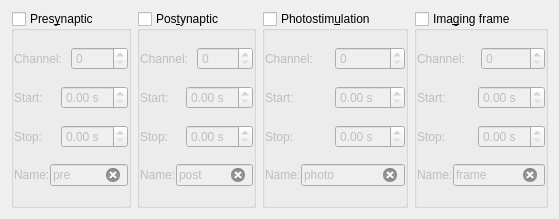
<?xml version="1.0" encoding="UTF-8"?>
<ui version="4.0">
 <class>TriggerDetectWidget</class>
 <widget class="QWidget" name="TriggerDetectWidget">
  <property name="geometry">
   <rect>
    <x>0</x>
    <y>0</y>
    <width>550</width>
    <height>219</height>
   </rect>
  </property>
  <property name="windowTitle">
   <string>TriggerDetectWidget</string>
  </property>
  <property name="toolTip">
   <string>Trigger Detection Widget</string>
  </property>
  <property name="statusTip">
   <string>Trigger Detection Widget</string>
  </property>
  <property name="whatsThis">
   <string>Trigger Detection Widget</string>
  </property>
  <layout class="QGridLayout" name="gridLayout">
   <item row="0" column="0">
    <layout class="QHBoxLayout" name="horizontalLayout">
     <item>
      <widget class="QGroupBox" name="presynGroupBox">
       <property name="toolTip">
        <string>Triggers for presynaptic simulation</string>
       </property>
       <property name="statusTip">
        <string>Triggers for presynaptic simulation</string>
       </property>
       <property name="whatsThis">
        <string>&lt;html&gt;&lt;head/&gt;&lt;body&gt;&lt;p&gt;Triggers for presynaptic simulation via simulation (extracellular) electrodes.&lt;/p&gt;&lt;/body&gt;&lt;/html&gt;</string>
       </property>
       <property name="title">
        <string>Pres&amp;ynaptic</string>
       </property>
       <property name="checkable">
        <bool>true</bool>
       </property>
       <property name="checked">
        <bool>false</bool>
       </property>
       <layout class="QVBoxLayout" name="verticalLayout_2">
        <property name="spacing">
         <number>0</number>
        </property>
        <property name="leftMargin">
         <number>0</number>
        </property>
        <property name="topMargin">
         <number>0</number>
        </property>
        <property name="rightMargin">
         <number>0</number>
        </property>
        <property name="bottomMargin">
         <number>0</number>
        </property>
        <item>
         <layout class="QHBoxLayout" name="horizontalLayout_4">
          <item>
           <widget class="QLabel" name="label_4">
            <property name="text">
             <string>Channel:</string>
            </property>
            <property name="buddy">
             <cstring>presynChannelSpinBox</cstring>
            </property>
           </widget>
          </item>
          <item>
           <widget class="QSpinBox" name="presynChannelSpinBox"/>
          </item>
         </layout>
        </item>
        <item>
         <layout class="QHBoxLayout" name="horizontalLayout_6">
          <item>
           <widget class="QLabel" name="label_12">
            <property name="text">
             <string>Start:</string>
            </property>
            <property name="buddy">
             <cstring>presynStartDoubleSpinBox</cstring>
            </property>
           </widget>
          </item>
          <item>
           <widget class="QDoubleSpinBox" name="presynStartDoubleSpinBox">
            <property name="suffix">
             <string> s</string>
            </property>
           </widget>
          </item>
         </layout>
        </item>
        <item>
         <layout class="QHBoxLayout" name="horizontalLayout_7">
          <item>
           <widget class="QLabel" name="label_13">
            <property name="text">
             <string>Stop:</string>
            </property>
            <property name="buddy">
             <cstring>presynStopDoubleSpinBox</cstring>
            </property>
           </widget>
          </item>
          <item>
           <widget class="QDoubleSpinBox" name="presynStopDoubleSpinBox">
            <property name="suffix">
             <string> s</string>
            </property>
           </widget>
          </item>
         </layout>
        </item>
        <item>
         <layout class="QHBoxLayout" name="horizontalLayout_5">
          <item>
           <widget class="QLabel" name="label_8">
            <property name="text">
             <string>Name:</string>
            </property>
            <property name="buddy">
             <cstring>presynNameLineEdit</cstring>
            </property>
           </widget>
          </item>
          <item>
           <widget class="QLineEdit" name="presynNameLineEdit">
            <property name="text">
             <string>pre</string>
            </property>
            <property name="clearButtonEnabled">
             <bool>true</bool>
            </property>
           </widget>
          </item>
         </layout>
        </item>
       </layout>
      </widget>
     </item>
     <item>
      <widget class="QGroupBox" name="postsynGroupBox">
       <property name="toolTip">
        <string>Triggers for postsynaptic stimulation</string>
       </property>
       <property name="statusTip">
        <string>Triggers for postsynaptic stimulation</string>
       </property>
       <property name="whatsThis">
        <string>&lt;html&gt;&lt;head/&gt;&lt;body&gt;&lt;p&gt;Triggers for postsynaptic stimulation (e.g. current injection via patch electrode, or antidromic stimulation with extracellular electrodes).&lt;/p&gt;&lt;/body&gt;&lt;/html&gt;</string>
       </property>
       <property name="title">
        <string>Pos&amp;tynaptic</string>
       </property>
       <property name="checkable">
        <bool>true</bool>
       </property>
       <property name="checked">
        <bool>false</bool>
       </property>
       <layout class="QVBoxLayout" name="verticalLayout_3">
        <property name="spacing">
         <number>0</number>
        </property>
        <property name="leftMargin">
         <number>0</number>
        </property>
        <property name="topMargin">
         <number>0</number>
        </property>
        <property name="rightMargin">
         <number>0</number>
        </property>
        <property name="bottomMargin">
         <number>0</number>
        </property>
        <item>
         <layout class="QHBoxLayout" name="horizontalLayout_8">
          <item>
           <widget class="QLabel" name="label_5">
            <property name="text">
             <string>Channel:</string>
            </property>
            <property name="buddy">
             <cstring>postsynChannelSpinBox</cstring>
            </property>
           </widget>
          </item>
          <item>
           <widget class="QSpinBox" name="postsynChannelSpinBox"/>
          </item>
         </layout>
        </item>
        <item>
         <layout class="QHBoxLayout" name="horizontalLayout_10">
          <item>
           <widget class="QLabel" name="label_14">
            <property name="text">
             <string>Start:</string>
            </property>
            <property name="buddy">
             <cstring>postsynStartDoubleSpinBox</cstring>
            </property>
           </widget>
          </item>
          <item>
           <widget class="QDoubleSpinBox" name="postsynStartDoubleSpinBox">
            <property name="suffix">
             <string> s</string>
            </property>
           </widget>
          </item>
         </layout>
        </item>
        <item>
         <layout class="QHBoxLayout" name="horizontalLayout_11">
          <item>
           <widget class="QLabel" name="label_15">
            <property name="text">
             <string>Stop:</string>
            </property>
            <property name="buddy">
             <cstring>postsynStopDoubleSpinBox</cstring>
            </property>
           </widget>
          </item>
          <item>
           <widget class="QDoubleSpinBox" name="postsynStopDoubleSpinBox">
            <property name="suffix">
             <string> s</string>
            </property>
           </widget>
          </item>
         </layout>
        </item>
        <item>
         <layout class="QHBoxLayout" name="horizontalLayout_9">
          <item>
           <widget class="QLabel" name="label_9">
            <property name="text">
             <string>Name:</string>
            </property>
            <property name="buddy">
             <cstring>postsynNameLineEdit</cstring>
            </property>
           </widget>
          </item>
          <item>
           <widget class="QLineEdit" name="postsynNameLineEdit">
            <property name="text">
             <string>post</string>
            </property>
            <property name="clearButtonEnabled">
             <bool>true</bool>
            </property>
           </widget>
          </item>
         </layout>
        </item>
       </layout>
      </widget>
     </item>
     <item>
      <widget class="QGroupBox" name="photoGroupBox">
       <property name="toolTip">
        <string>Trigger for light pulses</string>
       </property>
       <property name="statusTip">
        <string>Trigger for light pulses</string>
       </property>
       <property name="whatsThis">
        <string>&lt;html&gt;&lt;head/&gt;&lt;body&gt;&lt;p&gt;Trigger for light pulses (e.g. uncaging pulses, light-sensitive in channels, pohotoconversion of fluorescent proteins, etc.).&lt;/p&gt;&lt;/body&gt;&lt;/html&gt;</string>
       </property>
       <property name="title">
        <string>Photostim&amp;ulation</string>
       </property>
       <property name="checkable">
        <bool>true</bool>
       </property>
       <property name="checked">
        <bool>false</bool>
       </property>
       <layout class="QVBoxLayout" name="verticalLayout_4">
        <property name="spacing">
         <number>0</number>
        </property>
        <property name="leftMargin">
         <number>0</number>
        </property>
        <property name="topMargin">
         <number>0</number>
        </property>
        <property name="rightMargin">
         <number>0</number>
        </property>
        <property name="bottomMargin">
         <number>0</number>
        </property>
        <item>
         <layout class="QHBoxLayout" name="horizontalLayout_12">
          <item>
           <widget class="QLabel" name="label_6">
            <property name="text">
             <string>Channel:</string>
            </property>
            <property name="buddy">
             <cstring>photoChannelSpinBox</cstring>
            </property>
           </widget>
          </item>
          <item>
           <widget class="QSpinBox" name="photoChannelSpinBox"/>
          </item>
         </layout>
        </item>
        <item>
         <layout class="QHBoxLayout" name="horizontalLayout_14">
          <item>
           <widget class="QLabel" name="label_16">
            <property name="text">
             <string>Start:</string>
            </property>
            <property name="buddy">
             <cstring>photoStartDoubleSpinBox</cstring>
            </property>
           </widget>
          </item>
          <item>
           <widget class="QDoubleSpinBox" name="photoStartDoubleSpinBox">
            <property name="suffix">
             <string> s</string>
            </property>
           </widget>
          </item>
         </layout>
        </item>
        <item>
         <layout class="QHBoxLayout" name="horizontalLayout_15">
          <item>
           <widget class="QLabel" name="label_17">
            <property name="text">
             <string>Stop:</string>
            </property>
            <property name="buddy">
             <cstring>photoStopDoubleSpinBox</cstring>
            </property>
           </widget>
          </item>
          <item>
           <widget class="QDoubleSpinBox" name="photoStopDoubleSpinBox">
            <property name="suffix">
             <string> s</string>
            </property>
           </widget>
          </item>
         </layout>
        </item>
        <item>
         <layout class="QHBoxLayout" name="horizontalLayout_13">
          <item>
           <widget class="QLabel" name="label_10">
            <property name="text">
             <string>Name:</string>
            </property>
            <property name="buddy">
             <cstring>photoNameLineEdit</cstring>
            </property>
           </widget>
          </item>
          <item>
           <widget class="QLineEdit" name="photoNameLineEdit">
            <property name="text">
             <string>photo</string>
            </property>
            <property name="clearButtonEnabled">
             <bool>true</bool>
            </property>
           </widget>
          </item>
         </layout>
        </item>
       </layout>
      </widget>
     </item>
     <item>
      <widget class="QGroupBox" name="imagingGroupBox">
       <property name="toolTip">
        <string>Imaging frame trigger</string>
       </property>
       <property name="statusTip">
        <string>Imaging frame trigger</string>
       </property>
       <property name="whatsThis">
        <string>&lt;html&gt;&lt;head/&gt;&lt;body&gt;&lt;p&gt;Trigger that initiates one frame of laser scan imaging (not to be confused with a line imaging trigger, which synchronizes the initiation of a single scanning line).&lt;/p&gt;&lt;/body&gt;&lt;/html&gt;</string>
       </property>
       <property name="title">
        <string>Ima&amp;ging frame</string>
       </property>
       <property name="checkable">
        <bool>true</bool>
       </property>
       <property name="checked">
        <bool>false</bool>
       </property>
       <layout class="QVBoxLayout" name="verticalLayout_5">
        <property name="spacing">
         <number>0</number>
        </property>
        <property name="leftMargin">
         <number>0</number>
        </property>
        <property name="topMargin">
         <number>0</number>
        </property>
        <property name="rightMargin">
         <number>0</number>
        </property>
        <property name="bottomMargin">
         <number>0</number>
        </property>
        <item>
         <layout class="QHBoxLayout" name="horizontalLayout_16">
          <item>
           <widget class="QLabel" name="label_7">
            <property name="text">
             <string>Channel:</string>
            </property>
            <property name="buddy">
             <cstring>imagingChannelSpinBox</cstring>
            </property>
           </widget>
          </item>
          <item>
           <widget class="QSpinBox" name="imagingChannelSpinBox"/>
          </item>
         </layout>
        </item>
        <item>
         <layout class="QHBoxLayout" name="horizontalLayout_18">
          <item>
           <widget class="QLabel" name="label_18">
            <property name="text">
             <string>Start:</string>
            </property>
            <property name="buddy">
             <cstring>imagingStartDoubleSpinBox</cstring>
            </property>
           </widget>
          </item>
          <item>
           <widget class="QDoubleSpinBox" name="imagingStartDoubleSpinBox">
            <property name="suffix">
             <string> s</string>
            </property>
           </widget>
          </item>
         </layout>
        </item>
        <item>
         <layout class="QHBoxLayout" name="horizontalLayout_19">
          <item>
           <widget class="QLabel" name="label_19">
            <property name="text">
             <string>Stop:</string>
            </property>
            <property name="buddy">
             <cstring>imagingStopDoubleSpinBox</cstring>
            </property>
           </widget>
          </item>
          <item>
           <widget class="QDoubleSpinBox" name="imagingStopDoubleSpinBox">
            <property name="suffix">
             <string> s</string>
            </property>
           </widget>
          </item>
         </layout>
        </item>
        <item>
         <layout class="QHBoxLayout" name="horizontalLayout_17">
          <item>
           <widget class="QLabel" name="label_11">
            <property name="text">
             <string>Name:</string>
            </property>
            <property name="buddy">
             <cstring>imagingNameLineEdit</cstring>
            </property>
           </widget>
          </item>
          <item>
           <widget class="QLineEdit" name="imagingNameLineEdit">
            <property name="text">
             <string>frame</string>
            </property>
            <property name="clearButtonEnabled">
             <bool>true</bool>
            </property>
           </widget>
          </item>
         </layout>
        </item>
       </layout>
      </widget>
     </item>
    </layout>
   </item>
  </layout>
 </widget>
 <tabstops>
  <tabstop>presynGroupBox</tabstop>
  <tabstop>presynChannelSpinBox</tabstop>
  <tabstop>presynStartDoubleSpinBox</tabstop>
  <tabstop>presynStopDoubleSpinBox</tabstop>
  <tabstop>presynNameLineEdit</tabstop>
  <tabstop>postsynGroupBox</tabstop>
  <tabstop>postsynChannelSpinBox</tabstop>
  <tabstop>postsynStartDoubleSpinBox</tabstop>
  <tabstop>postsynStopDoubleSpinBox</tabstop>
  <tabstop>postsynNameLineEdit</tabstop>
  <tabstop>photoGroupBox</tabstop>
  <tabstop>photoChannelSpinBox</tabstop>
  <tabstop>photoStartDoubleSpinBox</tabstop>
  <tabstop>photoStopDoubleSpinBox</tabstop>
  <tabstop>photoNameLineEdit</tabstop>
  <tabstop>imagingGroupBox</tabstop>
  <tabstop>imagingChannelSpinBox</tabstop>
  <tabstop>imagingStartDoubleSpinBox</tabstop>
  <tabstop>imagingStopDoubleSpinBox</tabstop>
  <tabstop>imagingNameLineEdit</tabstop>
 </tabstops>
 <resources/>
 <connections/>
</ui>
